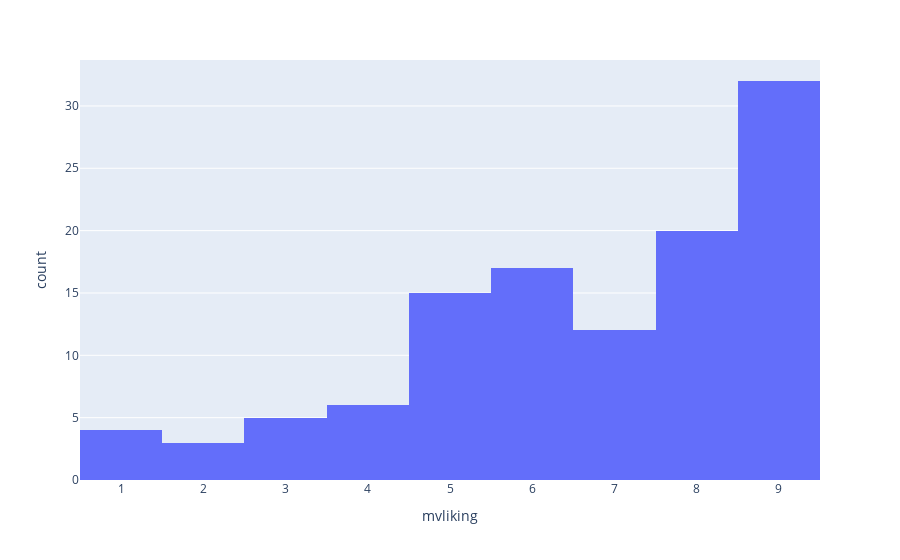

Notebook source saved alongside this figure:
### Markdown cell above
### Understanding the clusters

### Code cell
import plotly.express as px

fig = px.histogram(data_frame=df_cluster0, x='mvliking')
fig.show()

### Figure 1 — Plotly figure (JSON) as saved in the notebook; plotly's stock layout.template omitted (floating-point values rounded to 4 significant figures)
{"data": [{"alignmentgroup": "True", "bingroup": "x", "hovertemplate": "mvliking=%{x}<br>count=%{y}<extra></extra>", "legendgroup": "", "marker": {"color": "#636efa", "pattern": {"shape": ""}}, "name": "", "offsetgroup": "", "orientation": "v", "showlegend": false, "type": "histogram", "x": [6, 8, 6, 6, 9, 4, 7, 9, 6, 4, 6, 6, 5, 7, 5, 8, 9, 4, 4, 9, 6, 5, 5, 6, 3, 8, 8, 6, 6, 7, 1, 1, 9, 6, 9, 7, 9, 6, 8, 9, 9, 9, 7, 7, 9, 9, 9, 6, 9, 8, 1, 5, 2, 2, 7, 9, 8, 9, 8, 8, 6, 8, 3, 8, 7, 8, 6, 7, 9, 9, 3, 9, 9, 7, 5, 8, 7, 8, 9, 9, 8, 5, 8, 6, 7, 2, 9, 9, 9, 5, 1, 3, 5, 8, 6, 9, 5, 9, 8, 5, 9, 8, 5, 3, 4, 4, 9, 5, 5, 9, 5, 8, 9, 9], "xaxis": "x", "yaxis": "y"}], "layout": {"barmode": "relative", "legend": {"tracegroupgap": 0}, "margin": {"t": 60}, "xaxis": {"anchor": "y", "domain": [0, 1], "title": {"text": "mvliking"}}, "yaxis": {"anchor": "x", "domain": [0, 1], "title": {"text": "count"}}}}
